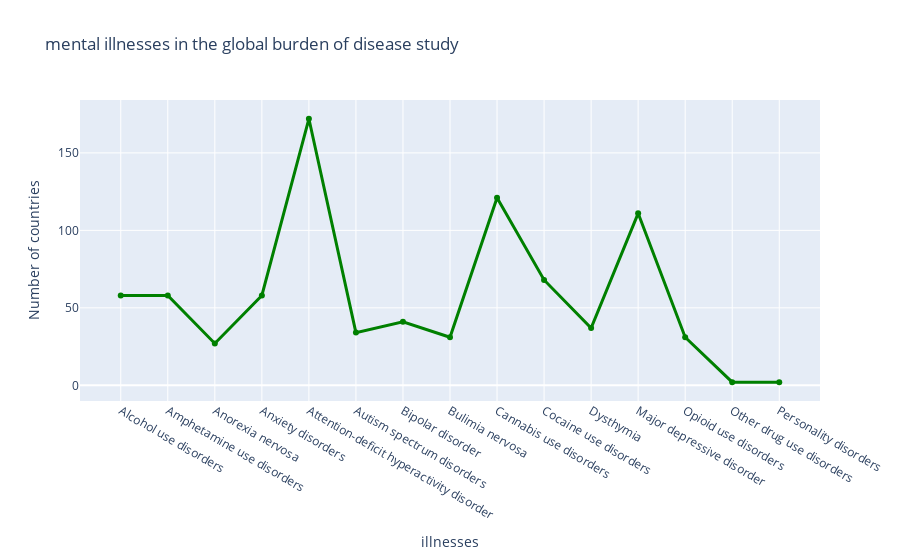

The notebook cell saved with this chart:
### Code cell
x = ["Alcohol use disorders", "Amphetamine use disorders", "Anorexia nervosa", "Anxiety disorders",
     "Attention-deficit hyperactivity disorder", "Autism spectrum disorders", "Bipolar disorder",
     "Bulimia nervosa", "Cannabis use disorders", "Cocaine use disorders", "Dysthymia","Major depressive disorder",
    "Opioid use disorders", "Other drug use disorders", "Personality disorders"]

fig = go.Figure()
# Create and style traces
fig.add_trace(go.Scatter(x=x, y=df4["Number of countries with primary data on prevalence of mental disorders"],
                         name='Nearly every day',
                         line=dict(color='green', width=3)))


# Edit the layout
fig.update_layout(title='mental illnesses in the global burden of disease study',
                   xaxis_title='illnesses',
                   yaxis_title='Number of countries')


fig.show()

### Figure 1 — Plotly figure (JSON) as saved in the notebook; plotly's stock layout.template omitted (floating-point values rounded to 4 significant figures)
{"data": [{"line": {"color": "green", "width": 3}, "name": "Nearly every day", "type": "scatter", "x": ["Alcohol use disorders", "Amphetamine use disorders", "Anorexia nervosa", "Anxiety disorders", "Attention-deficit hyperactivity disorder", "Autism spectrum disorders", "Bipolar disorder", "Bulimia nervosa", "Cannabis use disorders", "Cocaine use disorders", "Dysthymia", "Major depressive disorder", "Opioid use disorders", "Other drug use disorders", "Personality disorders"], "y": [58, 58, 27, 58, 172, 34, 41, 31, 121, 68, 37, 111, 31, 2, 2]}], "layout": {"title": {"text": "mental illnesses in the global burden of disease study"}, "xaxis": {"title": {"text": "illnesses"}}, "yaxis": {"title": {"text": "Number of countries"}}}}
